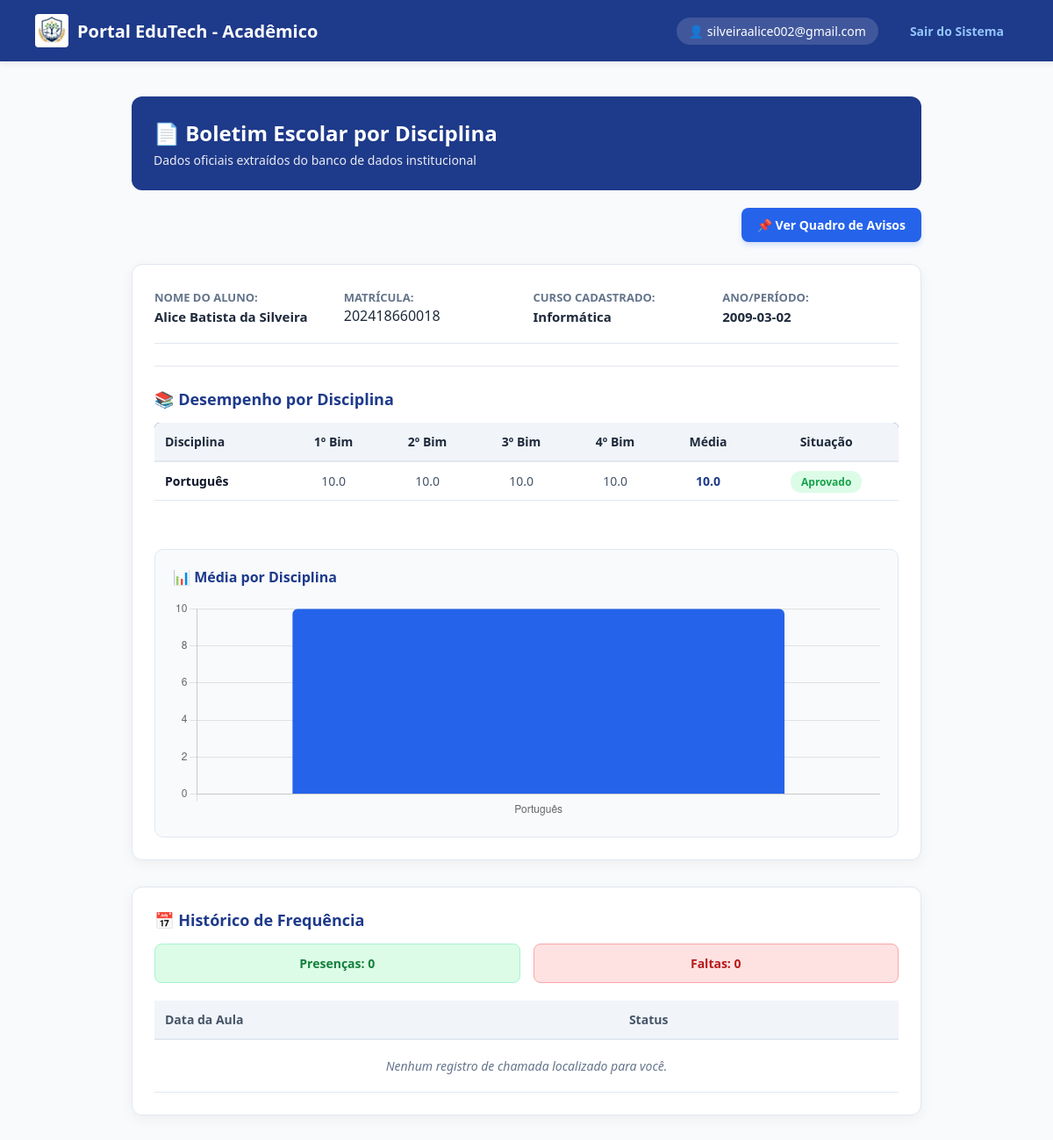
The app's page /aluno/dashboard (signed in), older data.
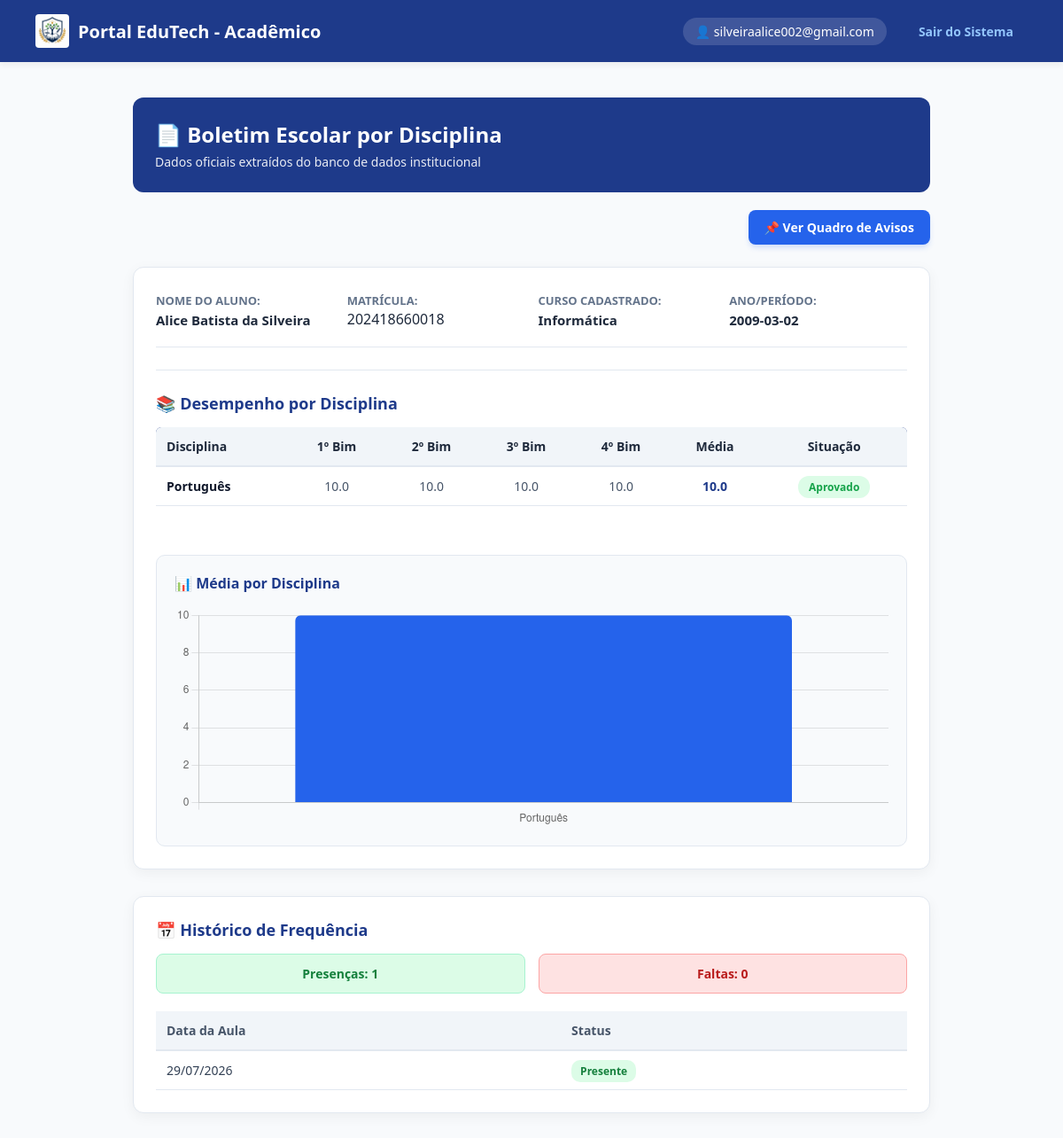
The same page, newer data.
### modelos/aluno.py (models this page shows, shortened)
class Aluno(db.Model):
    __tablename__ = 'alunos'
    id = db.Column(db.Integer, primary_key=True, autoincrement=True)
    nome = db.Column(db.String(150), nullable=False)
    matricula = db.Column(db.String(20), unique=True, nullable=False)
    senha = db.Column(db.String(100), nullable=False, default='123')
    email = db.Column(db.String(100), unique=False, nullable=True)
    curso = db.Column(db.String(100), nullable=False, default='Técnico em Informática')
    data = db.Column(db.String(20), nullable=False, default='2026')
    b1 = db.Column(db.Float, nullable=True, default=None)
    b2 = db.Column(db.Float, nullable=True, default=None)
    b3 = db.Column(db.Float, nullable=True, default=None)
    b4 = db.Column(db.Float, nullable=True, default=None)
    presencas = db.relationship(
        'Presenca',
        backref='aluno',
        cascade='all, delete-orphan',
        lazy=True
    )
    notas_disciplinas = db.relationship(
        'Nota',
        backref='aluno_rel',
        cascade='all, delete-orphan',
        lazy=True
    )

class Presenca(db.Model):
    __tablename__ = 'presencas'
    id = db.Column(db.Integer, primary_key=True, autoincrement=True)
    matricula_aluno = db.Column(db.String(20), db.ForeignKey('alunos.matricula'), nullable=False)
    data = db.Column(db.Date, default=lambda: datetime.now().date(), nullable=False)
    status = db.Column(db.String(10), nullable=False)

### modelos/nota.py (models this page shows)
class Nota(db.Model):
    __tablename__ = 'notas'
    id = db.Column(db.Integer, primary_key=True, autoincrement=True)
    matricula_aluno = db.Column(db.String(50), db.ForeignKey('alunos.matricula'), nullable=False)
    disciplina = db.Column(db.String(100), nullable=False)
    b1 = db.Column(db.Float, nullable=True, default=None)
    b2 = db.Column(db.Float, nullable=True, default=None)
    b3 = db.Column(db.Float, nullable=True, default=None)
    b4 = db.Column(db.Float, nullable=True, default=None)
    @property
    def media(self):
        notas_lancadas = [n for n in [self.b1, self.b2, self.b3, self.b4] if n is not None]
        if not notas_lancadas:
            return 0.0
        return round(sum(notas_lancadas) / len(notas_lancadas), 1)
    @property
    def situacao(self):
        notas_lancadas = [n for n in [self.b1, self.b2, self.b3, self.b4] if n is not None]
        if not notas_lancadas:
            return "Em Aberto"
        return "Aprovado" if self.media >= 7.0 else "Recuperação"

### blueprints/bp_aluno.py (the view)
@bp_aluno.route('/dashboard')
def dashboard():
    if 'usuario' not in session or 'matricula' not in session or session.get('perfil') != 'Aluno':
        return redirect(url_for('index'))
    matricula_logada = str(session['matricula']).strip()
    dao = AlunoDAO()
    aluno = dao.buscar_por_matricula(matricula_logada)
    if not aluno:
        try:
            aluno = dao.buscar_por_matricula(int(matricula_logada))
        except ValueError:
            pass
    if not aluno:
        session.clear()
        return redirect(url_for('index'))
    historico_presencas = Presenca.query.filter_by(matricula_aluno=str(aluno.matricula)).all()
    total_presencas = sum(1 for p in historico_presencas if p.status == 'Presente')
    total_faltas = sum(1 for p in historico_presencas if p.status in ['Falta', 'Ausente'])
    notas_disciplinas = Nota.query.filter_by(matricula_aluno=str(aluno.matricula)).all()
    return render_template(
        'aluno.html',
        aluno=aluno,
        presencas=historico_presencas,
        total_presencas=total_presencas,
        total_faltas=total_faltas,
        notas_disciplinas=notas_disciplinas
    )

### templates/aluno.html (shortened to what this page needs)
{% extends 'base.html' %}
{% block styles %}
<link rel="stylesheet" href="{{ url_for('static', filename='aluno.css') }}">
{% endblock %}
{% block content %}
<div class="aluno-panel" style="max-width: 900px; margin: 0 auto; padding-bottom: 40px;">
    <div class="aluno-header-box" style="background: #1e3a8a; color: white; padding: 25px; border-radius: 12px; margin-bottom: 20px;">
        <h2 style="margin-bottom: 5px; font-size: 24px;">📄 Boletim Escolar por Disciplina</h2>
        <p style="opacity: 0.9; font-size: 14px; margin: 0;">Dados oficiais extraídos do banco de dados institucional</p>
    </div>
    <div style="margin-bottom: 25px; display: flex; justify-content: flex-end;">
        <a href="{{ url_for('professor.ver_avisos') }}" class="btn-avisos" style="background-color: #2563eb; color: #ffffff; padding: 10px 18px; border-radius: 8px; text-decoration: none; font-weight: 600; font-size: 14px; display: inline-flex; align-items: center; gap: 8px; box-shadow: 0 4px 6px -1px rgba(37, 99, 235, 0.2); transition: all 0.2s ease-in-out;">
            📌 Ver Quadro de Avisos
        </a>
    </div>
    {% if aluno %}
    <div class="aluno-card" style="background: white; padding: 25px; border-radius: 12px; box-shadow: 0 4px 15px rgba(0,0,0,0.05); border: 1px solid #e2e8f0;">
        <div class="info-grid" style="display: grid; grid-template-columns: repeat(auto-fit, minmax(200px, 1fr)); gap: 15px; margin-bottom: 25px;">
            <div class="info-item"><strong style="color: #64748b; font-size: 13px;">NOME DO ALUNO:</strong> <br><span style="font-weight: 600; color: #1e293b;">{{ aluno.nome }}</span></div>
            <div class="info-item"><strong style="color: #64748b; font-size: 13px;">MATRÍCULA:</strong> <br><code>{{ aluno.matricula }}</code></div>
            <div class="info-item"><strong style="color: #64748b; font-size: 13px;">CURSO CADASTRADO:</strong> <br><span style="font-weight: 600; color: #1e293b;">{{ aluno.curso }}</span></div>
            <div class="info-item"><strong style="color: #64748b; font-size: 13px;">ANO/PERÍODO:</strong> <br><span style="font-weight: 600; color: #1e293b;">{{ aluno.data }}</span></div>
        </div>
        <hr style="border: 0; border-top: 1px solid #e2e8f0; margin: 25px 0;">
        <h3 style="color: #1e3a8a; font-size: 18px; margin-bottom: 15px;">📚 Desempenho por Disciplina</h3>
        <div style="overflow-x: auto;">
            <table style="width: 100%; border-collapse: collapse; text-align: left; font-size: 14px; margin-bottom: 25px;">
                <thead>
                    <tr style="background-color: #1e3a8a; color: white;">
                        <th style="padding: 12px; border-radius: 6px 0 0 0;">Disciplina</th>
                        <th style="padding: 12px; text-align: center;">1º Bim</th>
                        <th style="padding: 12px; text-align: center;">2º Bim</th>
                        <th style="padding: 12px; text-align: center;">3º Bim</th>
                        <th style="padding: 12px; text-align: center;">4º Bim</th>
                        <th style="padding: 12px; text-align: center;">Média</th>
                        <th style="padding: 12px; text-align: center; border-radius: 0 6px 0 0;">Situação</th>
                    </tr>
                </thead>
                <tbody>
                    {% for item in notas_disciplinas %}
                    <tr style="border-bottom: 1px solid #e2e8f0;">
                        <td style="padding: 12px; font-weight: 600; color: #0f172a;">{{ item.disciplina }}</td>
                        <td style="padding: 12px; text-align: center; color: #475569;">{{ item.b1 if item.b1 is not none else '-' }}</td>
                        <td style="padding: 12px; text-align: center; color: #475569;">{{ item.b2 if item.b2 is not none else '-' }}</td>
                        <td style="padding: 12px; text-align: center; color: #475569;">{{ item.b3 if item.b3 is not none else '-' }}</td>
                        <td style="padding: 12px; text-align: center; color: #475569;">{{ item.b4 if item.b4 is not none else '-' }}</td>
                        <td style="padding: 12px; text-align: center; font-weight: bold; color: #1e3a8a;">{{ item.media }}</td>
                        <td style="padding: 12px; text-align: center;">
                            {% if item.situacao == 'Aprovado' %}
                                <span style="background: #dcfce7; color: #16a34a; padding: 4px 12px; border-radius: 12px; font-weight: 600; font-size: 12px;">Aprovado</span>
                            {% else %}
                                <span style="background: #fee2e2; color: #dc2626; padding: 4px 12px; border-radius: 12px; font-weight: 600; font-size: 12px;">Recuperação</span>
                            {% endif %}
                        </td>
                    </tr>
                    {% else %}
                    <tr>
                        <td colspan="7" style="padding: 20px; text-align: center; color: #64748b; font-style: italic;">
                            Nenhuma nota cadastrada por disciplina até o momento.
                        </td>
                    </tr>
                    {% endfor %}
                </tbody>
            </table>
        </div>
        <div style="margin-top: 30px; padding: 20px; background: #f8fafc; border-radius: 10px; border: 1px solid #e2e8f0;">
            <h3 style="color: #1e3a8a; font-size: 16px; margin-top: 0; margin-bottom: 15px;">📊 Média por Disciplina</h3>
            <div style="position: relative; height: 250px; width: 100%;">
                <canvas id="graficoNotas"></canvas>
            </div>
        </div>
    </div>
    <div class="frequencia-panel" style="margin-top: 30px; background: white; padding: 25px; border-radius: 12px; border: 1px solid #e2e8f0; box-shadow: 0 4px 15px rgba(0,0,0,0.05);">
        <h3 style="color: #1e3a8a; font-size: 18px; margin-top: 0; margin-bottom: 15px;">📅 Histórico de Frequência</h3>
        <div class="cards-contador" style="display: flex; gap: 15px; margin-bottom: 20px;">
            <div class="card-resumo presencas" style="background: #dcfce7; color: #15803d; padding: 12px 20px; border-radius: 8px; font-weight: 600; font-size: 14px;">
                Presenças: {{ total_presencas }}
            </div>
            <div class="card-resumo faltas" style="background: #fee2e2; color: #b91c1c; padding: 12px 20px; border-radius: 8px; font-weight: 600; font-size: 14px;">
                Faltas: {{ total_faltas }}
            </div>
        </div>
        <div style="overflow-x: auto;">
            <table style="width: 100%; border-collapse: collapse; text-align: left; font-size: 14px;">
                <thead>
                    <tr style="background-color: #f8fafc;">
                        <th style="padding: 12px; border-bottom: 2px solid #e2e8f0; color: #475569; font-weight: 600;">Data da Aula</th>
                        <th style="padding: 12px; border-bottom: 2px solid #e2e8f0; color: #475569; font-weight: 600;">Status</th>
                    </tr>
                </thead>
                <tbody>
                    {% for presenca in presencas %}
                    <tr>
                        <td style="padding: 12px; border-bottom: 1px solid #e2e8f0; color: #334155;">
                            {{ presenca.data.strftime('%d/%m/%Y') if presenca.data.strftime else presenca.data }}
                        </td>
                        <td style="padding: 12px; border-bottom: 1px solid #e2e8f0;">
                            {% if presenca.status == 'Presente' %}
                                <span style="background: #dcfce7; color: #15803d; padding: 4px 10px; border-radius: 10px; font-weight: 600; font-size: 12px;">Presente</span>
                            {% else %}
                                <span style="background: #fee2e2; color: #b91c1c; padding: 4px 10px; border-radius: 10px; font-weight: 600; font-size: 12px;">Falta</span>
                            {% endif %}
                        </td>
                    </tr>
                    {% else %}
                    <tr>
                        <td colspan="2" style="padding: 20px; text-align: center; color: #64748b; font-style: italic;">
                            Nenhum registro de chamada localizado para você.
                        </td>
                    </tr>
                    {% endfor %}
                </tbody>
            </table>
        </div>
    </div>
    {% else %}
    <div class="aluno-card" style="text-align: center; color: #64748b; padding: 40px; background: white; border-radius: 12px;">
        ⚠️ Suas credenciais de matrícula não foram localizadas na base de dados ativa pelo Administrador.
    </div>
    {% endif %}
</div>
<script>
    document.addEventListener('DOMContentLoaded', function() {
        const ctx = document.getElementById('graficoNotas');
        if (!ctx) return;
        // Extrai as disciplinas e médias vindas do Flask
        const disciplinas = [
            {% for item in notas_disciplinas %}
                "{{ item.disciplina }}",
            {% endfor %}
        ];
        const medias = [
            {% for item in notas_disciplinas %}
                {{ item.media }},
            {% endfor %}
        ];
        new Chart(ctx, {
            type: 'bar',
            data: {
                labels: disciplinas.length > 0 ? disciplinas : ['Sem Disciplinas'],
                datasets: [{
                    label: 'Média Final',
                    data: medias.length > 0 ? medias : [0],
                    backgroundColor: '#2563eb',
                    borderRadius: 6
                }]
            },
            options: {
                responsive: true,
                maintainAspectRatio: false,
                scales: {
                    y: {
                        min: 0,
                        max: 10,
                        ticks: { stepSize: 2 }
                    }
                },
                plugins: {
                    legend: { display: false }
                }
            }
        });
    });
</script>
{% endblock %}

### templates/base.html (shortened to what this page needs)
<!DOCTYPE html>
<html lang="pt-br">
<head>
    <link rel="stylesheet" href="{{ url_for('static', filename='base.css') }}">
    {% block styles %}{% endblock %}
</head>
<body>
    <nav class="navbar">
        <div class="nav-brand" style="display: flex; align-items: center; gap: 10px;">
            <img src="{{ url_for('static', filename='imagem/logo.jpeg') }}"
                 alt="Logo IFPB"
                 style="height: 38px; width: auto; object-fit: contain; border-radius: 4px;">
            <span>Portal EduTech - Acadêmico</span>
        </div>
        <div class="nav-user">
            <span class="user-badge">👤 {{ session.get('usuario', 'Convidado') }}</span>
            <a href="{{ url_for('logout') }}" class="btn-logout">Sair do Sistema</a>
        </div>
    </nav>
    <div class="container">
        {% block content %}{% endblock %}
    </div>
</body>
</html>

Row changes from the older to the newer data that the page shows:
added Presenca: data "29/07/2026", status "Presente"
Text that changed along with them:
{{ total_presencas }}: "0" → "1"
text no longer shown: "Nenhum registro de chamada localizado para você."
